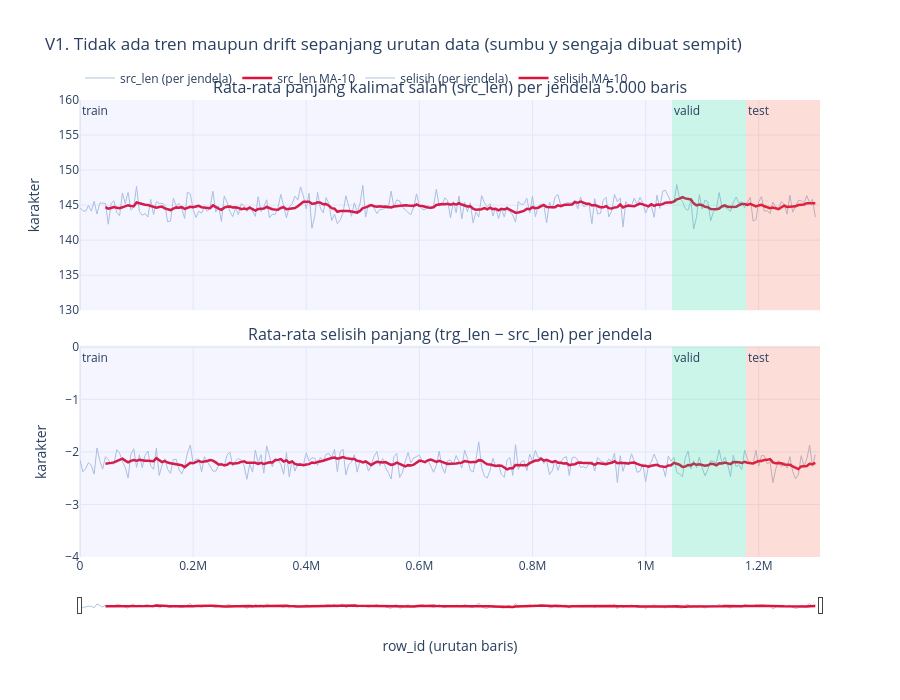

Notebook code cell kept with this figure:
### Markdown cell above
Sel 13 — Visualisasi 1: tren dengan range slider

### Code cell
bounds = (df.group_by("split").agg(pl.col("row_id").min().alias("x0"), (pl.col("row_id").max()+1).alias("x1"))
            .sort("x0").to_dicts())
warna_split = {"train": "rgba(99,110,250,0.07)", "valid": "rgba(0,204,150,0.20)", "test": "rgba(239,85,59,0.20)"}

fig1 = make_subplots(rows=2, cols=1, shared_xaxes=True, vertical_spacing=0.08,
                     subplot_titles=("Rata-rata panjang kalimat salah (src_len) per jendela 5.000 baris",
                                     "Rata-rata selisih panjang (trg_len − src_len) per jendela"))
for r, (kol, ma, nama) in enumerate([("src_len_mean","src_len_ma10","src_len"),
                                      ("selisih_mean","selisih_ma10","selisih")], start=1):
    fig1.add_trace(go.Scatter(x=win["row_id"], y=win[kol], mode="lines", name=f"{nama} (per jendela)",
                              line=dict(color="lightsteelblue", width=1)), row=r, col=1)
    fig1.add_trace(go.Scatter(x=win["row_id"], y=win[ma], mode="lines", name=f"{nama} MA-10",
                              line=dict(color="crimson", width=2.5)), row=r, col=1)
for b in bounds:
    fig1.add_vrect(x0=b["x0"], x1=b["x1"], fillcolor=warna_split[b["split"]], line_width=0,
                   annotation_text=b["split"], annotation_position="top left", row="all", col=1)
fig1.update_yaxes(range=[130, 160], row=1, col=1, title="karakter")
fig1.update_yaxes(range=[-4, 0], row=2, col=1, title="karakter")
fig1.update_xaxes(title_text="row_id (urutan baris)", rangeslider=dict(visible=True, thickness=0.06), row=2, col=1)
fig1.update_layout(height=700, hovermode="x unified", legend=dict(orientation="h", y=1.08),
                   title="V1. Tidak ada tren maupun drift sepanjang urutan data (sumbu y sengaja dibuat sempit)")
fig1.show()

### Figure 1 — Plotly figure (JSON) as saved in the notebook; plotly's stock layout.template omitted (floating-point values rounded to 4 significant figures; data arrays with more than 128 entries replaced by an {"elided": "..."} marker saying what was removed)
{"data": [{"line": {"color": "lightsteelblue", "width": 1}, "mode": "lines", "name": "src_len (per jendela)", "type": "scatter", "x": {"elided": "261 int values"}, "xaxis": "x", "y": {"elided": "261 float values"}, "yaxis": "y"}, {"line": {"color": "crimson", "width": 2.5}, "mode": "lines", "name": "src_len MA-10", "type": "scatter", "x": {"elided": "261 int values"}, "xaxis": "x", "y": {"elided": "261 float values"}, "yaxis": "y"}, {"line": {"color": "lightsteelblue", "width": 1}, "mode": "lines", "name": "selisih (per jendela)", "type": "scatter", "x": {"elided": "261 int values"}, "xaxis": "x2", "y": {"elided": "261 float values"}, "yaxis": "y2"}, {"line": {"color": "crimson", "width": 2.5}, "mode": "lines", "name": "selisih MA-10", "type": "scatter", "x": {"elided": "261 int values"}, "xaxis": "x2", "y": {"elided": "261 float values"}, "yaxis": "y2"}], "layout": {"annotations": [{"font": {"size": 16}, "showarrow": false, "text": "Rata-rata panjang kalimat salah (src_len) per jendela 5.000 baris", "x": 0.5, "xanchor": "center", "xref": "paper", "y": 1, "yanchor": "bottom", "yref": "paper"}, {"font": {"size": 16}, "showarrow": false, "text": "Rata-rata selisih panjang (trg_len − src_len) per jendela", "x": 0.5, "xanchor": "center", "xref": "paper", "y": 0.46, "yanchor": "bottom", "yref": "paper"}, {"showarrow": false, "text": "train", "x": 0, "xanchor": "left", "xref": "x", "y": 1, "yanchor": "top", "yref": "y domain"}, {"showarrow": false, "text": "train", "x": 0, "xanchor": "left", "xref": "x2", "y": 1, "yanchor": "top", "yref": "y2 domain"}, {"showarrow": false, "text": "valid", "x": 1046620, "xanchor": "left", "xref": "x", "y": 1, "yanchor": "top", "yref": "y domain"}, {"showarrow": false, "text": "valid", "x": 1046620, "xanchor": "left", "xref": "x2", "y": 1, "yanchor": "top", "yref": "y2 domain"}, {"showarrow": false, "text": "test", "x": 1177495, "xanchor": "left", "xref": "x", "y": 1, "yanchor": "top", "yref": "y domain"}, {"showarrow": false, "text": "test", "x": 1177495, "xanchor": "left", "xref": "x2", "y": 1, "yanchor": "top", "yref": "y2 domain"}], "height": 700, "hovermode": "x unified", "legend": {"orientation": "h", "y": 1.08}, "shapes": [{"fillcolor": "rgba(99,110,250,0.07)", "line": {"width": 0}, "type": "rect", "x0": 0, "x1": 1046620, "xref": "x", "y0": 0, "y1": 1, "yref": "y domain"}, {"fillcolor": "rgba(99,110,250,0.07)", "line": {"width": 0}, "type": "rect", "x0": 0, "x1": 1046620, "xref": "x2", "y0": 0, "y1": 1, "yref": "y2 domain"}, {"fillcolor": "rgba(0,204,150,0.20)", "line": {"width": 0}, "type": "rect", "x0": 1046620, "x1": 1177495, "xref": "x", "y0": 0, "y1": 1, "yref": "y domain"}, {"fillcolor": "rgba(0,204,150,0.20)", "line": {"width": 0}, "type": "rect", "x0": 1046620, "x1": 1177495, "xref": "x2", "y0": 0, "y1": 1, "yref": "y2 domain"}, {"fillcolor": "rgba(239,85,59,0.20)", "line": {"width": 0}, "type": "rect", "x0": 1177495, "x1": 1308276, "xref": "x", "y0": 0, "y1": 1, "yref": "y domain"}, {"fillcolor": "rgba(239,85,59,0.20)", "line": {"width": 0}, "type": "rect", "x0": 1177495, "x1": 1308276, "xref": "x2", "y0": 0, "y1": 1, "yref": "y2 domain"}], "title": {"text": "V1. Tidak ada tren maupun drift sepanjang urutan data (sumbu y sengaja dibuat sempit)"}, "xaxis": {"anchor": "y", "domain": [0, 1], "matches": "x2", "showticklabels": false}, "xaxis2": {"anchor": "y2", "domain": [0, 1], "rangeslider": {"thickness": 0.06, "visible": true}, "title": {"text": "row_id (urutan baris)"}}, "yaxis": {"anchor": "x", "domain": [0.54, 1], "range": [130, 160], "title": {"text": "karakter"}}, "yaxis2": {"anchor": "x2", "domain": [0, 0.46], "range": [-4, 0], "title": {"text": "karakter"}}}}
